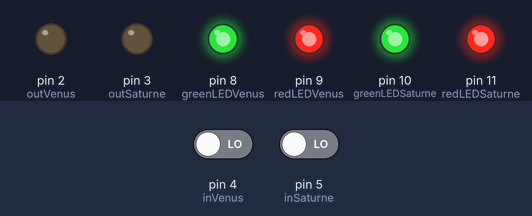
Simulated run of this sketch. Board: Arduino Uno, built with avr-gcc and run on an emulated ATmega328P. Shown: output pins drawn as LEDs (lit = HIGH). The test bench sets the inputs (shaded band); at power-on: pin 4 (inVenus) LOW, pin 5 (inSaturne) LOW.

Above: at 1.2 s.
1.3 s: pin 4 (inVenus) driven HIGH
At 2.7 s:
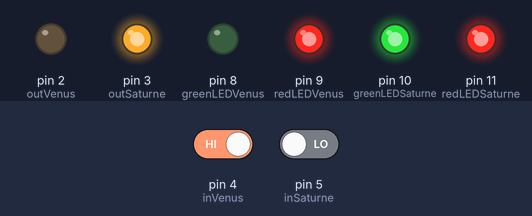
Timing chart, 0 to 4.3 s (numbered marks = the images above; inputs shaded):
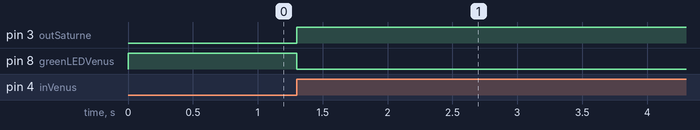

The sketch:

Code_arduino.ino
```cpp
/*
Watchdog

*/

#define D_COUNTER 5000
const int outVenus=2;
const int outSaturne=3;
const int inVenus=4;
const int inSaturne=5;
const int greenLEDVenus = 8;
const int redLEDVenus = 9;
const int greenLEDSaturne = 10;
const int redLEDSaturne = 11;

int idLeader; // 0 pour rien, 1 pour Venus, 2 pour Saturne
int counter;


void setup() {
    idLeader=0;
    counter=0;

    pinMode(outVenus, OUTPUT); // Sortie vers Venus (1) - état watchdog : HIGH leader vivant, LOW leader mort
    pinMode(outSaturne, OUTPUT); // Sortie vers Saturne (2) - état watchdog : HIGH leader vivant, LOW leader mort
    pinMode(inVenus, INPUT); // Entrée depuis Venus (1) - signal impulsionnel "i'm alive" (HIGH)
    pinMode(inSaturne, INPUT); // Entrée depuis Saturne (2) - signal impulsionnel "i'm alive" (HIGH)
    pinMode(greenLEDVenus, OUTPUT); // LED verte Venus (1)
    pinMode(redLEDVenus, OUTPUT); // LED rouge Venus (1)
    pinMode(greenLEDSaturne, OUTPUT); // LED verte Saturne (2)
    pinMode(redLEDSaturne, OUTPUT); // LED rouge Saturne (2)

    // HIGH = niveau 0, LOW = niveau 1 pour les LEDs
    digitalWrite(outVenus,LOW);
    digitalWrite(outSaturne,LOW);
    digitalWrite(greenLEDVenus, HIGH);
    digitalWrite(redLEDVenus, HIGH);
    digitalWrite(greenLEDSaturne, HIGH);
    digitalWrite(redLEDSaturne, HIGH);
    // à régler : problème si les deux passent en LEADER...
}


void loop() {

 switch (idLeader) {
    case 0: // Aucun leader, "initialisation"
        delay(1);
        if (digitalRead(inVenus)==HIGH) {
            idLeader=1;
            digitalWrite(outSaturne,HIGH);
            digitalWrite(outVenus,LOW);
            digitalWrite(greenLEDVenus, LOW);
            digitalWrite(redLEDVenus, HIGH);

        } else if (digitalRead(inSaturne)==HIGH) {
            idLeader=2;
            digitalWrite(outVenus,HIGH);
            digitalWrite(outSaturne,LOW);
            digitalWrite(greenLEDSaturne, LOW);
            digitalWrite(redLEDSaturne, HIGH);
        }
    break;
    case 1:
        while ((counter<D_COUNTER) && (digitalRead(inVenus)==LOW)) {
            delay(1); // attente 1ms
            counter=counter+1;
        }
        if (counter==D_COUNTER) { // leader mort
            digitalWrite(greenLEDVenus, HIGH);
            digitalWrite(redLEDVenus, LOW);
            digitalWrite(outSaturne,LOW);
            digitalWrite(outVenus,HIGH);
            idLeader=0;
        } else { // leader vivant
            //digitalWrite(outSaturne,HIGH);
            digitalWrite(greenLEDVenus, LOW);
        }
    break;
    case 2:
        while ((counter<D_COUNTER) && (digitalRead(inSaturne)==LOW)) {
            delay(1); // attente 1ms
            counter=counter+1;
        }
        if (counter==D_COUNTER) { // leader mort
            digitalWrite(greenLEDSaturne, HIGH);
            digitalWrite(redLEDSaturne, LOW);
            digitalWrite(outVenus,LOW);
            digitalWrite(outSaturne,HIGH);
            idLeader=0;
        } else { // leader vivant
            //digitalWrite(outVenus,HIGH);
            digitalWrite(greenLEDSaturne, LOW);
        }
        break;

    default:
        break;
  }

    counter=0;


}
```

Measured:
- after the input at 1.3 s, pin 3 (outSaturne): LOW → HIGH at once; pin 8 (greenLEDVenus): HIGH → LOW at once
